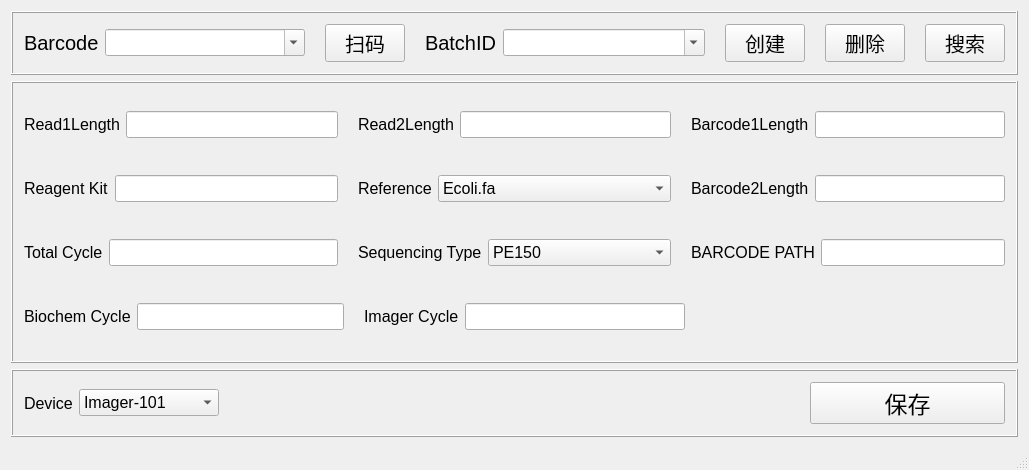
<?xml version="1.0" encoding="UTF-8"?>
<ui version="4.0">
 <class>LocalDataWidgeetClass</class>
 <widget class="QMainWindow" name="LocalDataWidgeetClass">
  <property name="windowModality">
   <enum>Qt::NonModal</enum>
  </property>
  <property name="geometry">
   <rect>
    <x>0</x>
    <y>0</y>
    <width>1029</width>
    <height>470</height>
   </rect>
  </property>
  <property name="windowTitle">
   <string>本地数据管理</string>
  </property>
  <property name="unifiedTitleAndToolBarOnMac">
   <bool>false</bool>
  </property>
  <widget class="QWidget" name="centralWidget">
   <layout class="QVBoxLayout" name="verticalLayout_2" stretch="1,5,1">
    <item>
     <widget class="QFrame" name="frame">
      <property name="frameShape">
       <enum>QFrame::Box</enum>
      </property>
      <property name="frameShadow">
       <enum>QFrame::Raised</enum>
      </property>
      <layout class="QHBoxLayout" name="horizontalLayout_4">
       <property name="spacing">
        <number>20</number>
       </property>
       <item>
        <layout class="QHBoxLayout" name="horizontalLayout" stretch="0,1">
         <item>
          <widget class="QLabel" name="label">
           <property name="font">
            <font>
             <pointsize>15</pointsize>
            </font>
           </property>
           <property name="text">
            <string>Barcode</string>
           </property>
          </widget>
         </item>
         <item>
          <widget class="QComboBox" name="comboBoxBarcode">
           <property name="font">
            <font>
             <pointsize>12</pointsize>
            </font>
           </property>
           <property name="editable">
            <bool>true</bool>
           </property>
          </widget>
         </item>
        </layout>
       </item>
       <item>
        <widget class="QPushButton" name="pushButton_ScanCode">
         <property name="font">
          <font>
           <pointsize>15</pointsize>
          </font>
         </property>
         <property name="text">
          <string>扫码</string>
         </property>
        </widget>
       </item>
       <item>
        <layout class="QHBoxLayout" name="horizontalLayout_3" stretch="0,1">
         <item>
          <widget class="QLabel" name="label_2">
           <property name="font">
            <font>
             <pointsize>15</pointsize>
            </font>
           </property>
           <property name="text">
            <string>BatchID</string>
           </property>
          </widget>
         </item>
         <item>
          <widget class="QComboBox" name="comboBoxBatchID">
           <property name="font">
            <font>
             <pointsize>12</pointsize>
            </font>
           </property>
           <property name="editable">
            <bool>true</bool>
           </property>
          </widget>
         </item>
        </layout>
       </item>
       <item>
        <widget class="QPushButton" name="pushButtonCreateBar">
         <property name="font">
          <font>
           <pointsize>15</pointsize>
          </font>
         </property>
         <property name="text">
          <string>创建</string>
         </property>
        </widget>
       </item>
       <item>
        <widget class="QPushButton" name="pushButton_DelBarcode">
         <property name="font">
          <font>
           <pointsize>15</pointsize>
          </font>
         </property>
         <property name="text">
          <string>删除</string>
         </property>
        </widget>
       </item>
       <item>
        <widget class="QPushButton" name="pushButton_FindBarcode">
         <property name="font">
          <font>
           <pointsize>15</pointsize>
          </font>
         </property>
         <property name="text">
          <string>搜索</string>
         </property>
        </widget>
       </item>
      </layout>
     </widget>
    </item>
    <item>
     <widget class="QFrame" name="frame_2">
      <property name="frameShape">
       <enum>QFrame::Box</enum>
      </property>
      <property name="frameShadow">
       <enum>QFrame::Raised</enum>
      </property>
      <layout class="QVBoxLayout" name="verticalLayout">
       <property name="spacing">
        <number>20</number>
       </property>
       <item>
        <layout class="QHBoxLayout" name="horizontalLayout_8">
         <property name="spacing">
          <number>20</number>
         </property>
         <item>
          <layout class="QHBoxLayout" name="horizontalLayout_6">
           <item>
            <widget class="QLabel" name="label_4">
             <property name="font">
              <font>
               <pointsize>12</pointsize>
              </font>
             </property>
             <property name="text">
              <string>Read1Length</string>
             </property>
            </widget>
           </item>
           <item>
            <widget class="QLineEdit" name="lineEditRead1Length">
             <property name="font">
              <font>
               <pointsize>12</pointsize>
              </font>
             </property>
             <property name="alignment">
              <set>Qt::AlignCenter</set>
             </property>
            </widget>
           </item>
          </layout>
         </item>
         <item>
          <layout class="QHBoxLayout" name="horizontalLayout_5">
           <item>
            <widget class="QLabel" name="label_3">
             <property name="font">
              <font>
               <pointsize>12</pointsize>
              </font>
             </property>
             <property name="text">
              <string>Read2Length</string>
             </property>
            </widget>
           </item>
           <item>
            <widget class="QLineEdit" name="lineEditRead2Length">
             <property name="font">
              <font>
               <pointsize>12</pointsize>
              </font>
             </property>
             <property name="alignment">
              <set>Qt::AlignCenter</set>
             </property>
            </widget>
           </item>
          </layout>
         </item>
         <item>
          <layout class="QHBoxLayout" name="horizontalLayout_7">
           <item>
            <widget class="QLabel" name="label_5">
             <property name="font">
              <font>
               <pointsize>12</pointsize>
              </font>
             </property>
             <property name="text">
              <string>Barcode1Length</string>
             </property>
            </widget>
           </item>
           <item>
            <widget class="QLineEdit" name="lineEditBarcode1Length">
             <property name="font">
              <font>
               <pointsize>12</pointsize>
              </font>
             </property>
             <property name="alignment">
              <set>Qt::AlignCenter</set>
             </property>
            </widget>
           </item>
          </layout>
         </item>
        </layout>
       </item>
       <item>
        <layout class="QHBoxLayout" name="horizontalLayout_9" stretch="1,1,1">
         <property name="spacing">
          <number>20</number>
         </property>
         <item>
          <layout class="QHBoxLayout" name="horizontalLayout_10">
           <item>
            <widget class="QLabel" name="label_6">
             <property name="font">
              <font>
               <pointsize>12</pointsize>
              </font>
             </property>
             <property name="text">
              <string>Reagent Kit</string>
             </property>
            </widget>
           </item>
           <item>
            <widget class="QLineEdit" name="lineEditReagentKit">
             <property name="font">
              <font>
               <pointsize>12</pointsize>
              </font>
             </property>
             <property name="alignment">
              <set>Qt::AlignCenter</set>
             </property>
            </widget>
           </item>
          </layout>
         </item>
         <item>
          <layout class="QHBoxLayout" name="horizontalLayout_11" stretch="0,1">
           <item>
            <widget class="QLabel" name="label_7">
             <property name="font">
              <font>
               <pointsize>12</pointsize>
              </font>
             </property>
             <property name="text">
              <string>Reference</string>
             </property>
            </widget>
           </item>
           <item>
            <widget class="QComboBox" name="comboBoxReference">
             <property name="font">
              <font>
               <pointsize>12</pointsize>
              </font>
             </property>
             <item>
              <property name="text">
               <string>Ecoli.fa</string>
              </property>
             </item>
             <item>
              <property name="text">
               <string>Human.fa</string>
              </property>
             </item>
             <item>
              <property name="text">
               <string>NULL</string>
              </property>
             </item>
            </widget>
           </item>
          </layout>
         </item>
         <item>
          <layout class="QHBoxLayout" name="horizontalLayout_12">
           <item>
            <widget class="QLabel" name="label_8">
             <property name="font">
              <font>
               <pointsize>12</pointsize>
              </font>
             </property>
             <property name="text">
              <string>Barcode2Length</string>
             </property>
            </widget>
           </item>
           <item>
            <widget class="QLineEdit" name="lineEditBarcode2Length">
             <property name="font">
              <font>
               <pointsize>12</pointsize>
              </font>
             </property>
             <property name="alignment">
              <set>Qt::AlignCenter</set>
             </property>
            </widget>
           </item>
          </layout>
         </item>
        </layout>
       </item>
       <item>
        <layout class="QHBoxLayout" name="horizontalLayout_17" stretch="1,1,1">
         <property name="spacing">
          <number>20</number>
         </property>
         <item>
          <layout class="QHBoxLayout" name="horizontalLayout_18">
           <item>
            <widget class="QLabel" name="label_12">
             <property name="font">
              <font>
               <pointsize>12</pointsize>
              </font>
             </property>
             <property name="text">
              <string>Total Cycle</string>
             </property>
            </widget>
           </item>
           <item>
            <widget class="QLineEdit" name="lineEditTotalCycle">
             <property name="font">
              <font>
               <pointsize>12</pointsize>
              </font>
             </property>
             <property name="alignment">
              <set>Qt::AlignCenter</set>
             </property>
             <property name="readOnly">
              <bool>true</bool>
             </property>
            </widget>
           </item>
          </layout>
         </item>
         <item>
          <layout class="QHBoxLayout" name="horizontalLayout_19" stretch="0,1">
           <item>
            <widget class="QLabel" name="label_13">
             <property name="font">
              <font>
               <pointsize>12</pointsize>
              </font>
             </property>
             <property name="text">
              <string>Sequencing Type</string>
             </property>
            </widget>
           </item>
           <item>
            <widget class="QComboBox" name="comboBoxSequencingType">
             <property name="font">
              <font>
               <pointsize>12</pointsize>
              </font>
             </property>
             <item>
              <property name="text">
               <string>PE150</string>
              </property>
             </item>
             <item>
              <property name="text">
               <string>stLFR</string>
              </property>
             </item>
             <item>
              <property name="text">
               <string>SE100</string>
              </property>
             </item>
             <item>
              <property name="text">
               <string>Se150</string>
              </property>
             </item>
             <item>
              <property name="text">
               <string>UMIDBarcode</string>
              </property>
             </item>
             <item>
              <property name="text">
               <string>QuarterBarcode1</string>
              </property>
             </item>
             <item>
              <property name="text">
               <string>PreProcesing</string>
              </property>
             </item>
             <item>
              <property name="text">
               <string>iDropAtAC</string>
              </property>
             </item>
             <item>
              <property name="text">
               <string>iDropRNA</string>
              </property>
             </item>
             <item>
              <property name="text">
               <string>iDropRNANeW</string>
              </property>
             </item>
             <item>
              <property name="text">
               <string>Custom</string>
              </property>
             </item>
             <item>
              <property name="text">
               <string>iDrop</string>
              </property>
             </item>
             <item>
              <property name="text">
               <string>iDropPNAindex</string>
              </property>
             </item>
             <item>
              <property name="text">
               <string>SE40</string>
              </property>
             </item>
             <item>
              <property name="text">
               <string>Stomics</string>
              </property>
             </item>
            </widget>
           </item>
          </layout>
         </item>
         <item>
          <layout class="QHBoxLayout" name="horizontalLayout_20">
           <item>
            <widget class="QLabel" name="label_14">
             <property name="font">
              <font>
               <pointsize>12</pointsize>
              </font>
             </property>
             <property name="text">
              <string>BARCODE PATH</string>
             </property>
            </widget>
           </item>
           <item>
            <widget class="QLineEdit" name="lineEditBarcodePatn">
             <property name="font">
              <font>
               <pointsize>12</pointsize>
              </font>
             </property>
             <property name="alignment">
              <set>Qt::AlignCenter</set>
             </property>
            </widget>
           </item>
          </layout>
         </item>
        </layout>
       </item>
       <item>
        <layout class="QHBoxLayout" name="horizontalLayout_21">
         <property name="spacing">
          <number>20</number>
         </property>
         <item>
          <layout class="QHBoxLayout" name="horizontalLayout_22">
           <item>
            <widget class="QLabel" name="label_15">
             <property name="font">
              <font>
               <pointsize>12</pointsize>
              </font>
             </property>
             <property name="text">
              <string>Biochem Cycle</string>
             </property>
            </widget>
           </item>
           <item>
            <widget class="QLineEdit" name="lineEditBiochemCycle">
             <property name="font">
              <font>
               <pointsize>12</pointsize>
              </font>
             </property>
             <property name="alignment">
              <set>Qt::AlignCenter</set>
             </property>
            </widget>
           </item>
          </layout>
         </item>
         <item>
          <layout class="QHBoxLayout" name="horizontalLayout_23">
           <item>
            <widget class="QLabel" name="label_16">
             <property name="font">
              <font>
               <pointsize>12</pointsize>
              </font>
             </property>
             <property name="text">
              <string>Imager Cycle</string>
             </property>
            </widget>
           </item>
           <item>
            <widget class="QLineEdit" name="lineEditImagerCycle">
             <property name="font">
              <font>
               <pointsize>12</pointsize>
              </font>
             </property>
             <property name="alignment">
              <set>Qt::AlignCenter</set>
             </property>
            </widget>
           </item>
          </layout>
         </item>
         <item>
          <spacer name="horizontalSpacer_2">
           <property name="orientation">
            <enum>Qt::Horizontal</enum>
           </property>
           <property name="sizeHint" stdset="0">
            <size>
             <width>40</width>
             <height>20</height>
            </size>
           </property>
          </spacer>
         </item>
        </layout>
       </item>
      </layout>
     </widget>
    </item>
    <item>
     <widget class="QFrame" name="frame_3">
      <property name="frameShape">
       <enum>QFrame::Box</enum>
      </property>
      <property name="frameShadow">
       <enum>QFrame::Raised</enum>
      </property>
      <layout class="QVBoxLayout" name="verticalLayout_3">
       <item>
        <layout class="QHBoxLayout" name="horizontalLayout_25" stretch="1,3,1">
         <item>
          <layout class="QHBoxLayout" name="horizontalLayout_24" stretch="0,1">
           <item>
            <widget class="QLabel" name="label_17">
             <property name="font">
              <font>
               <pointsize>12</pointsize>
              </font>
             </property>
             <property name="text">
              <string>Device</string>
             </property>
            </widget>
           </item>
           <item>
            <widget class="QComboBox" name="comboBoxDevice">
             <property name="font">
              <font>
               <pointsize>12</pointsize>
              </font>
             </property>
             <item>
              <property name="text">
               <string>Imager-101</string>
              </property>
             </item>
             <item>
              <property name="text">
               <string>Imager-102</string>
              </property>
             </item>
            </widget>
           </item>
          </layout>
         </item>
         <item>
          <spacer name="horizontalSpacer">
           <property name="orientation">
            <enum>Qt::Horizontal</enum>
           </property>
           <property name="sizeHint" stdset="0">
            <size>
             <width>40</width>
             <height>20</height>
            </size>
           </property>
          </spacer>
         </item>
         <item>
          <widget class="QPushButton" name="pushButtonSaveCfg">
           <property name="font">
            <font>
             <pointsize>17</pointsize>
            </font>
           </property>
           <property name="text">
            <string>保存</string>
           </property>
          </widget>
         </item>
        </layout>
       </item>
      </layout>
     </widget>
    </item>
   </layout>
  </widget>
  <widget class="QStatusBar" name="statusBar"/>
 </widget>
 <layoutdefault spacing="6" margin="11"/>
 <resources/>
 <connections/>
</ui>
